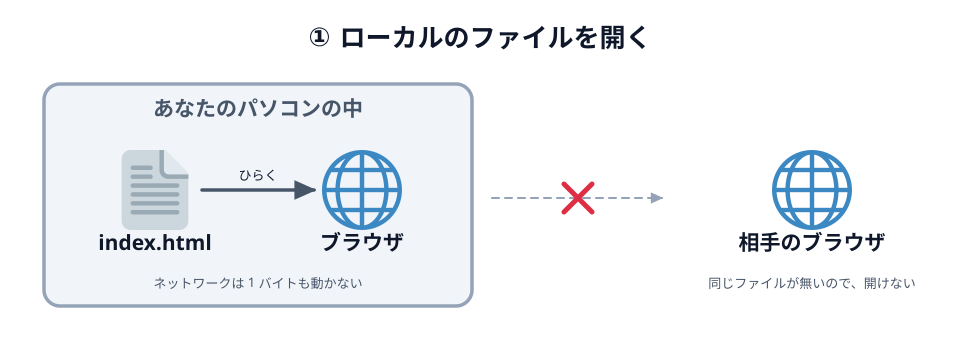

The Python source for this figure:
# 01-local.svg
# スキーマ: CONTAINER（自分の PC の中で完結）+ BLOCKAGE（外へ出て行かない）
# 「相手がいない」ことを、箱の外に置いた相手と ✕ で見せる

import sys
sys.path.insert(0, "/Users/seekseep/.claude/skills/genfig")
from genfig import Canvas, PALETTE

c = Canvas(960, 352)
c.text(480, 46, "① ローカルのファイルを開く", scale="xl")

c.sticky(44, 84, 428, 222, color="gray")
c.text(258, 116, "あなたのパソコンの中", scale="lg", fill=PALETTE["gray"]["text"])
c.node(155, 198, "index.html", emoji_cp="1f4c4")
c.node(362, 198, "ブラウザ", emoji_cp="1f310")
c.connector(202, 190, 314, 190, label="ひらく", label_scale="sm")
c.text(258, 288, "ネットワークは 1 バイトも動かない", scale="sm")

c.connector(492, 198, 662, 198, dash="dashed", primary=False)
c.emoji("274c", 560, 180, 36)

c.node(812, 198, "相手のブラウザ", emoji_cp="1f310")
c.text(812, 288, "同じファイルが無いので、開けない", scale="sm")

c.save("01-local.svg")
